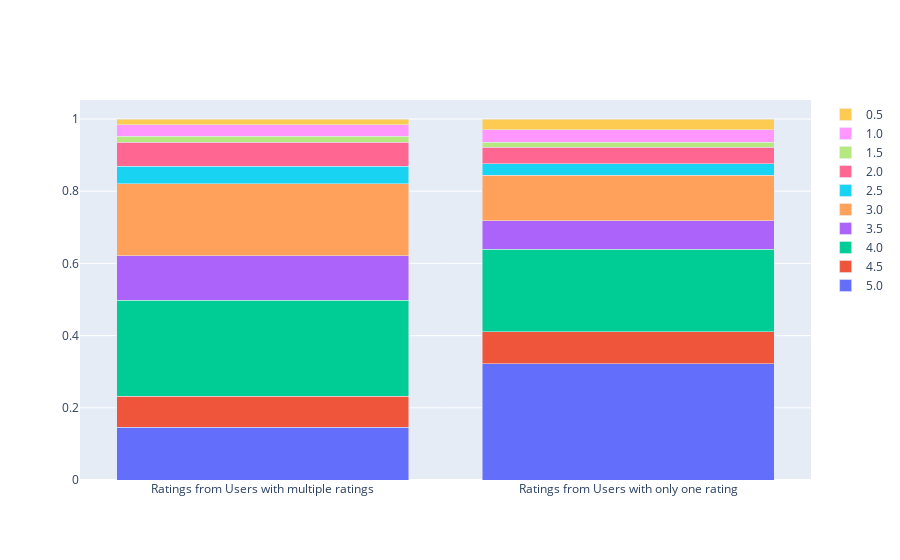

The code cell stored with this chart in its notebook:
### Code cell
x = ['Ratings from Users with only one rating', 'Ratings from Users with multiple ratings']
fig = go.Figure()
for rating in list_of_ratings:
    fig.add_trace(go.Bar(x=x, y=[binned_ratings_single_account_percentage[rating],binned_ratings_without_single_accounts_percentage[rating]], name=str(rating)))

fig.update_layout(barmode='stack', xaxis={'categoryorder':'category ascending'})
fig.show()

### Figure 1 — Plotly figure (JSON) as saved in the notebook; plotly's stock layout.template omitted (floating-point values rounded to 4 significant figures)
{"data": [{"name": "5.0", "type": "bar", "x": ["Ratings from Users with only one rating", "Ratings from Users with multiple ratings"], "y": [0.3226, 0.1467]}, {"name": "4.5", "type": "bar", "x": ["Ratings from Users with only one rating", "Ratings from Users with multiple ratings"], "y": [0.08808, 0.08552]}, {"name": "4.0", "type": "bar", "x": ["Ratings from Users with only one rating", "Ratings from Users with multiple ratings"], "y": [0.2285, 0.2665]}, {"name": "3.5", "type": "bar", "x": ["Ratings from Users with only one rating", "Ratings from Users with multiple ratings"], "y": [0.07865, 0.1227]}, {"name": "3.0", "type": "bar", "x": ["Ratings from Users with only one rating", "Ratings from Users with multiple ratings"], "y": [0.127, 0.1988]}, {"name": "2.5", "type": "bar", "x": ["Ratings from Users with only one rating", "Ratings from Users with multiple ratings"], "y": [0.03114, 0.04949]}, {"name": "2.0", "type": "bar", "x": ["Ratings from Users with only one rating", "Ratings from Users with multiple ratings"], "y": [0.04537, 0.06669]}, {"name": "1.5", "type": "bar", "x": ["Ratings from Users with only one rating", "Ratings from Users with multiple ratings"], "y": [0.01495, 0.0159]}, {"name": "1.0", "type": "bar", "x": ["Ratings from Users with only one rating", "Ratings from Users with multiple ratings"], "y": [0.03452, 0.03193]}, {"name": "0.5", "type": "bar", "x": ["Ratings from Users with only one rating", "Ratings from Users with multiple ratings"], "y": [0.02918, 0.01594]}], "layout": {"barmode": "stack", "xaxis": {"categoryorder": "category ascending"}}}
